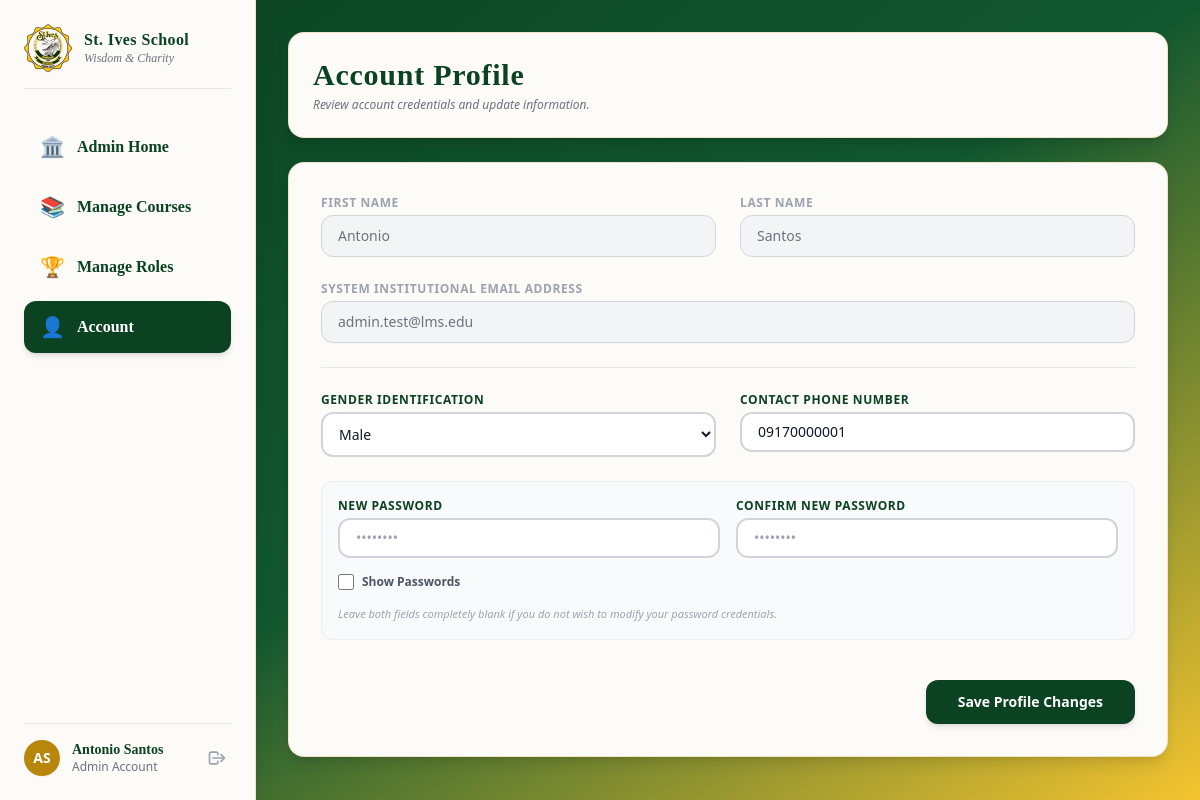
Screenshot of /shared/Account-info.php (signed in) with the database file from the repository.
### tables this page shows
CREATE TABLE IF NOT EXISTS `users` (
  `User_ID` INT NOT NULL AUTO_INCREMENT,
  `LastName` VARCHAR(45) NOT NULL,
  `FirstName` VARCHAR(45) NOT NULL,
  `Email` VARCHAR(255) NOT NULL,
  `ContactNum` VARCHAR(45) NOT NULL,
  `Gender` VARCHAR(45) NOT NULL,
  `PasswordHash` VARCHAR(100) NOT NULL,
  `DateCreated` DATETIME NOT NULL,
  `Status` VARCHAR(45) NOT NULL,
  `FK_Role_ID` INT NOT NULL,
  `FK_Section_ID` INT NULL DEFAULT NULL,
  PRIMARY KEY (`User_ID`),
  UNIQUE INDEX `Email_UNIQUE` (`Email` ASC),
  INDEX `fk_Users_Role1_idx` (`FK_Role_ID` ASC),
  INDEX `fk_Users_Section_idx` (`FK_Section_ID` ASC),
  CONSTRAINT `fk_Users_Role1`
    FOREIGN KEY (`FK_Role_ID`)
    REFERENCES `role` (`Role_ID`)
    ON DELETE RESTRICT
    ON UPDATE CASCADE,
  CONSTRAINT `fk_Users_Section`
    FOREIGN KEY (`FK_Section_ID`)
    REFERENCES `section` (`Section_ID`)
    ON DELETE SET NULL
    ON UPDATE CASCADE);

### shared/Account-info.php (the view, shortened to what this page needs)
<?php
include '../config/db.php';
$user_id = $_SESSION['user_id'];
try {
    $user_stmt = $pdo->prepare("
        SELECT LastName, FirstName, Email, ContactNum, Gender, r.RoleName
        FROM Users u
        INNER JOIN Role r ON u.FK_Role_ID = r.Role_ID
        WHERE u.User_ID = :user_id
    ");
    $user_stmt->execute([':user_id' => $user_id]);
    $user_profile = $user_stmt->fetch();
} catch (PDOException $e) {
    die("Data recovery structural exception error: " . $e->getMessage());
}
?>
<!DOCTYPE html>
<html lang="en">
<head>
    <script src="https://cdn.tailwindcss.com"></script>
</head>
<body class="bg-gradient-to-br from-school-green via-[#125730] to-school-yellow min-h-screen font-serif text-gray-800 flex flex-col md:flex-row">
    <?php include '../includes/sidebar.php'; ?>
    <main class="ml-0 md:ml-64 flex-1 p-4 sm:p-8 min-h-screen w-full">
        <section class="bg-[#fcfbf7] rounded-2xl p-6 shadow-lg border border-school-gold/20 mb-6">
            <h1 class="text-3xl font-bold tracking-wide text-school-green">Account Profile</h1>
            <p class="text-xs text-gray-500 italic font-sans mt-1">Review account credentials and update information.</p>
        </section>
        <section class="bg-[#fcfbf7] rounded-2xl p-6 sm:p-8 shadow-lg border border-school-gold/20 font-sans">
            <form action="Account-info.php" method="POST" class="space-y-6">
                <div class="grid grid-cols-1 sm:grid-cols-2 gap-6">
                    <div>
                        <label class="block text-xs font-bold text-gray-400 uppercase tracking-wider mb-1">First Name</label>
                        <input type="text" disabled value="<?= htmlspecialchars($user_profile['FirstName']) ?>" class="w-full bg-gray-100 border border-gray-300 rounded-xl px-4 py-2.5 text-gray-500 cursor-not-allowed text-sm">
                    </div>
                    <div>
                        <label class="block text-xs font-bold text-gray-400 uppercase tracking-wider mb-1">Last Name</label>
                        <input type="text" disabled value="<?= htmlspecialchars($user_profile['LastName']) ?>" class="w-full bg-gray-100 border border-gray-300 rounded-xl px-4 py-2.5 text-gray-500 cursor-not-allowed text-sm">
                    </div>
                </div>
                <div>
                    <label class="block text-xs font-bold text-gray-400 uppercase tracking-wider mb-1">System Institutional Email Address</label>
                    <input type="email" disabled value="<?= htmlspecialchars($user_profile['Email']) ?>" class="w-full bg-gray-100 border border-gray-300 rounded-xl px-4 py-2.5 text-gray-500 cursor-not-allowed text-sm">
                </div>
                <hr class="border-gray-200" />
                <div class="grid grid-cols-1 sm:grid-cols-2 gap-6">
                    <div>
                        <label for="gender" class="block text-xs font-bold text-school-green uppercase tracking-wider mb-1">Gender Identification</label>
                        <select id="gender" name="gender" required class="w-full bg-white border-2 border-gray-300 rounded-xl px-3 py-2.5 text-sm text-gray-900 transition focus:border-school-green focus:outline-none focus:ring-4 focus:ring-school-green/10">
                            <option value="Male" <?= ($user_profile['Gender'] === 'Male') ? 'selected' : '' ?>>Male</option>
                        </select>
                    </div>
                    <div>
                        <label for="contact_num" class="block text-xs font-bold text-school-green uppercase tracking-wider mb-1">Contact Phone Number</label>
                        <input id="contact_num" name="contact_num" type="text" required value="<?= htmlspecialchars($user_profile['ContactNum']) ?>" class="w-full bg-white border-2 border-gray-300 rounded-xl px-4 py-2 text-sm text-gray-900 transition focus:border-school-green focus:outline-none focus:ring-4 focus:ring-school-green/10" placeholder="e.g., 09123456789">
                    </div>
                </div>
                <div class="bg-gray-50 p-4 rounded-xl border border-gray-200/60 space-y-4">
                    <div class="grid grid-cols-1 sm:grid-cols-2 gap-4">
                        <div>
                            <label for="password" class="block text-xs font-bold text-school-green uppercase tracking-wider mb-1">New Password</label>
                            <input id="password" name="password" type="password" class="password-field w-full bg-white border-2 border-gray-300 rounded-xl px-4 py-2 text-sm text-gray-900 transition focus:border-school-green focus:outline-none focus:ring-4 focus:ring-school-green/10" placeholder="••••••••">
                        </div>
                        <div>
                            <label for="confirm_password" class="block text-xs font-bold text-school-green uppercase tracking-wider mb-1">Confirm New Password</label>
                            <input id="confirm_password" name="confirm_password" type="password" class="password-field w-full bg-white border-2 border-gray-300 rounded-xl px-4 py-2 text-sm text-gray-900 transition focus:border-school-green focus:outline-none focus:ring-4 focus:ring-school-green/10" placeholder="••••••••">
                        </div>
                    </div>
                    <div class="flex items-center">
                        <input id="show_passwords" type="checkbox" onchange="togglePasswordVisibility(this)" class="h-4 w-4 rounded border-gray-300 text-school-green focus:ring-school-green cursor-pointer">
                        <label for="show_passwords" class="ml-2 block text-xs font-semibold text-gray-600 select-none cursor-pointer">Show Passwords</label>
                    </div>
                    <p class="text-[11px] text-gray-400 italic mt-1">Leave both fields completely blank if you do not wish to modify your password credentials.</p>
                </div>
                <div class="pt-4 flex justify-end">
                    <button type="submit" class="bg-school-green text-white px-8 py-3 rounded-xl font-bold hover:bg-school-green-hover transition shadow-md text-sm">
                        Save Profile Changes
                    </button>
                </div>
            </form>
        </section>
    </main>
</body>
</html>

### rows the page displays
users: FirstName "Antonio", LastName "Santos", Email "admin.test@lms.edu", gender "Male", contact_num "09170000001"

### other values shown
$sidebar_init "AS"
$sidebar_name "Antonio Santos"
$sidebar_role "Admin"
